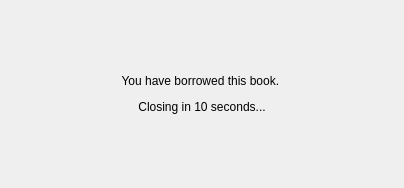
<?xml version="1.0" encoding="UTF-8"?>
<ui version="4.0">
 <class>BookBorrowConfirmDialog</class>
 <widget class="QDialog" name="BookBorrowConfirmDialog">
  <property name="geometry">
   <rect>
    <x>0</x>
    <y>0</y>
    <width>404</width>
    <height>188</height>
   </rect>
  </property>
  <property name="sizePolicy">
   <sizepolicy hsizetype="Fixed" vsizetype="Fixed">
    <horstretch>0</horstretch>
    <verstretch>0</verstretch>
   </sizepolicy>
  </property>
  <property name="windowTitle">
   <string>Borrow</string>
  </property>
  <layout class="QVBoxLayout" name="verticalLayout_2">
   <item>
    <widget class="QStackedWidget" name="stackedWidget">
     <property name="currentIndex">
      <number>1</number>
     </property>
     <widget class="QWidget" name="page_brConfirm">
      <layout class="QVBoxLayout" name="verticalLayout_3">
       <item>
        <layout class="QVBoxLayout" name="verticalLayout">
         <item>
          <widget class="QLabel" name="label">
           <property name="styleSheet">
            <string notr="true">font: 20pt &quot;Microsoft JhengHei UI&quot;;</string>
           </property>
           <property name="text">
            <string/>
           </property>
          </widget>
         </item>
         <item>
          <layout class="QHBoxLayout" name="horizontalLayout">
           <item>
            <widget class="QPushButton" name="pushButton">
             <property name="text">
              <string>Yes, I want to</string>
             </property>
            </widget>
           </item>
           <item>
            <widget class="QPushButton" name="pushButton_2">
             <property name="text">
              <string>No, leave me alone</string>
             </property>
            </widget>
           </item>
          </layout>
         </item>
        </layout>
       </item>
      </layout>
     </widget>
     <widget class="QWidget" name="page_brDone">
      <layout class="QVBoxLayout" name="verticalLayout_4">
       <item>
        <widget class="QLabel" name="label_countDown">
         <property name="styleSheet">
          <string notr="true">QLabel{
font: 700 20pt &quot;Microsoft JhengHei UI&quot;;
rgb(0, 170, 0)
}</string>
         </property>
         <property name="text">
          <string>&lt;html&gt;&lt;head/&gt;&lt;body&gt;&lt;p&gt;You have borrowed this book. &lt;/p&gt;&lt;p&gt;Closing in 10 seconds...&lt;/p&gt;&lt;/body&gt;&lt;/html&gt;</string>
         </property>
         <property name="alignment">
          <set>Qt::AlignmentFlag::AlignCenter</set>
         </property>
        </widget>
       </item>
      </layout>
     </widget>
    </widget>
   </item>
  </layout>
 </widget>
 <resources/>
 <connections/>
</ui>
